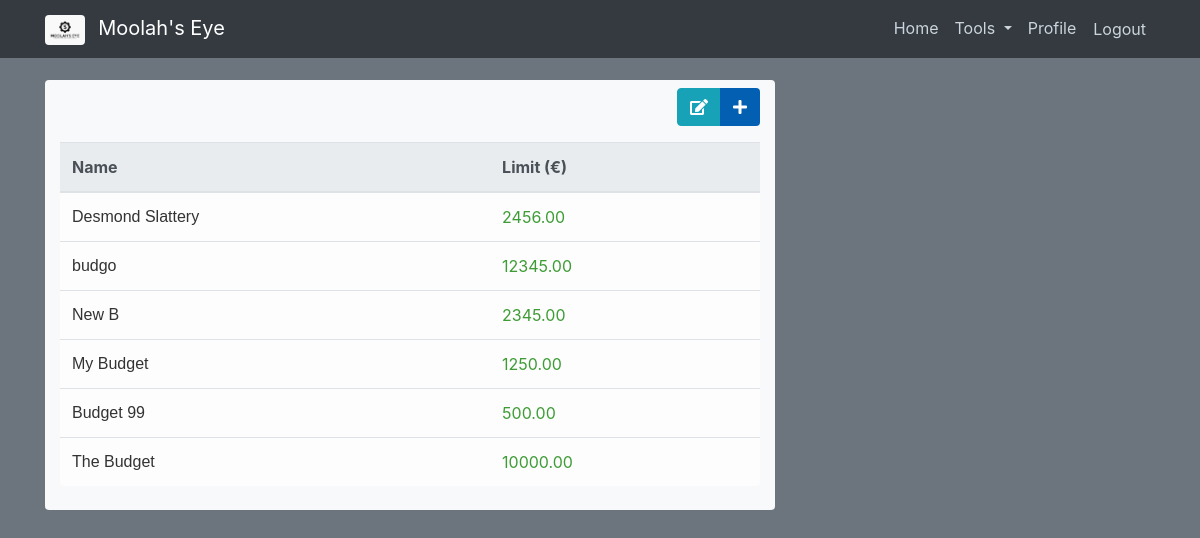
/ (signed in), run on the app's committed database.
### budgets/models.py (models this page shows, shortened)
class Budget(models.Model):
    name = models.CharField(max_length=32, unique=True, blank=False)
    limit = models.DecimalField(max_digits=10, decimal_places=2)
    date_created = models.DateTimeField(default=timezone.now)
    creator = models.ForeignKey(User, on_delete=models.CASCADE)
    def get_absolute_url(self):
        return reverse('budgets-detail', kwargs = {'pk': self.pk})

### budgets/views.py (the view)
# urls.py: path('', BudgetListView.as_view(), name='budgets-home'),
class BudgetListView(LoginRequiredMixin, ListView):
    model = Budget
    template_name = 'budgets/home.html'
    context_object_name = 'budgets'
    def get_queryset(self):
        user = get_object_or_404(User, username=self.request.user)
        return Budget.objects.filter(creator=user).order_by('-date_created')
    def get_context_data(self, **kwargs):
        context = super().get_context_data(**kwargs)
        context["title"] = "Budgets"
        return context

### budgets/templates/budgets/home.html (shortened to what this page needs)
{% extends 'budgets/base.html' %}
{% load static %}
{% block content %}
    <div class="container bg-light rounded pb-2 pt-2">
        <div class="d-flex justify-content-end mb-3">
            <div class="btn-group budget-func-btns" role="group" aria-label="Basic example">
                <a class="btn btn-info" href="#">
                    <i class="fas fa-edit"></i>
                </a>
                <a class="btn custom-blue" href="{% url 'budgets-create' %}">
                    <i class="fa fa-plus" aria-hidden="true"></i>
                </a>
            </div>
        </div>
        <table class="table table-light table-hover rounded budget-table">
            <thead class="thead-light">
                <th>Name</th>
                <th>Limit &lpar;&euro;&rpar;</th>
            </thead>
            <tbody>
                {% for budget in budgets %}
                    <tr class="budget-table-row" data-href="{{ budget.get_absolute_url }}">
                        <td class="budget-name">{{budget.name}}</td>
                        <td class="money-color">{{budget.limit}}</td>
                    </tr>
                {% endfor %}
            </tbody>
        </table>
    </div>
{% endblock content %}

### budgets/static/budgets/css/main.css (style rules this page uses)
body { background: #fafafa; color: #333333; margin-top: 5rem; }
.money-color { color: #3e9c35 !important; }
.custom-blue { background-color: hsl(208, 98%, 35%); color: white; }
.budget-name { font-family: Arial, Helvetica sans-serif !important; }

### data on the page
Budget: name "Desmond Slattery", limit "2456.00"
Budget: name "budgo", limit "12345.00"
Budget: name "New B", limit "2345.00"
Budget: name "My Budget", limit "1250.00"
Budget: name "Budget 99", limit "500.00"
Budget: name "The Budget", limit "10000.00"
